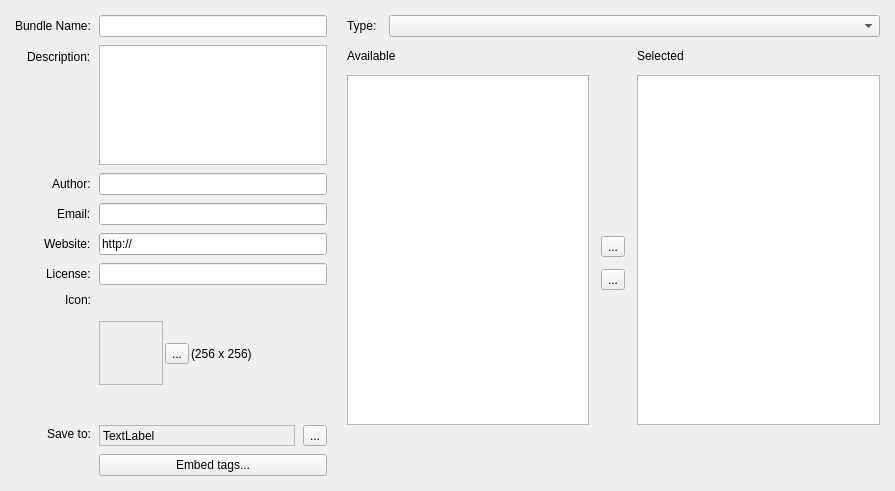
<?xml version="1.0" encoding="UTF-8"?>
<ui version="4.0">
 <class>WdgDlgCreateBundle</class>
 <widget class="QWidget" name="WdgDlgCreateBundle">
  <property name="geometry">
   <rect>
    <x>0</x>
    <y>0</y>
    <width>895</width>
    <height>491</height>
   </rect>
  </property>
  <property name="sizePolicy">
   <sizepolicy hsizetype="Maximum" vsizetype="Preferred">
    <horstretch>0</horstretch>
    <verstretch>0</verstretch>
   </sizepolicy>
  </property>
  <property name="windowTitle">
   <string>New Bundle...</string>
  </property>
  <property name="windowOpacity">
   <double>1.000000000000000</double>
  </property>
  <layout class="QGridLayout" name="gridLayout_3">
   <property name="leftMargin">
    <number>15</number>
   </property>
   <property name="topMargin">
    <number>15</number>
   </property>
   <property name="rightMargin">
    <number>15</number>
   </property>
   <property name="bottomMargin">
    <number>15</number>
   </property>
   <property name="horizontalSpacing">
    <number>20</number>
   </property>
   <item row="0" column="1">
    <layout class="QGridLayout" name="gridLayout_4">
     <property name="verticalSpacing">
      <number>12</number>
     </property>
     <item row="0" column="0">
      <layout class="QHBoxLayout" name="horizontalLayout_2">
       <property name="spacing">
        <number>12</number>
       </property>
       <item>
        <widget class="QLabel" name="label_3">
         <property name="text">
          <string>Type:</string>
         </property>
        </widget>
       </item>
       <item>
        <widget class="QComboBox" name="cmbResourceTypes">
         <property name="sizePolicy">
          <sizepolicy hsizetype="MinimumExpanding" vsizetype="Fixed">
           <horstretch>0</horstretch>
           <verstretch>0</verstretch>
          </sizepolicy>
         </property>
         <property name="insertPolicy">
          <enum>QComboBox::InsertAlphabetically</enum>
         </property>
        </widget>
       </item>
      </layout>
     </item>
     <item row="1" column="0">
      <layout class="QHBoxLayout" name="horizontalLayout_3">
       <property name="spacing">
        <number>12</number>
       </property>
       <item>
        <layout class="QGridLayout" name="gridLayout">
         <property name="leftMargin">
          <number>0</number>
         </property>
         <property name="spacing">
          <number>12</number>
         </property>
         <item row="1" column="1">
          <widget class="QListWidget" name="tableAvailable">
           <property name="minimumSize">
            <size>
             <width>0</width>
             <height>350</height>
            </size>
           </property>
           <property name="spacing">
            <number>2</number>
           </property>
          </widget>
         </item>
         <item row="0" column="1">
          <widget class="QLabel" name="label_4">
           <property name="text">
            <string>Available</string>
           </property>
          </widget>
         </item>
         <item row="2" column="1">
          <spacer name="verticalSpacer">
           <property name="orientation">
            <enum>Qt::Vertical</enum>
           </property>
           <property name="sizeHint" stdset="0">
            <size>
             <width>20</width>
             <height>40</height>
            </size>
           </property>
          </spacer>
         </item>
        </layout>
       </item>
       <item>
        <layout class="QVBoxLayout" name="verticalLayout">
         <property name="spacing">
          <number>12</number>
         </property>
         <item>
          <spacer name="verticalSpacer_4">
           <property name="orientation">
            <enum>Qt::Vertical</enum>
           </property>
           <property name="sizeHint" stdset="0">
            <size>
             <width>20</width>
             <height>40</height>
            </size>
           </property>
          </spacer>
         </item>
         <item>
          <widget class="QToolButton" name="bnAdd">
           <property name="text">
            <string>...</string>
           </property>
          </widget>
         </item>
         <item>
          <widget class="QToolButton" name="bnRemove">
           <property name="text">
            <string>...</string>
           </property>
          </widget>
         </item>
         <item>
          <spacer name="verticalSpacer_3">
           <property name="orientation">
            <enum>Qt::Vertical</enum>
           </property>
           <property name="sizeHint" stdset="0">
            <size>
             <width>20</width>
             <height>40</height>
            </size>
           </property>
          </spacer>
         </item>
        </layout>
       </item>
       <item>
        <layout class="QGridLayout" name="gridLayout_2">
         <property name="spacing">
          <number>12</number>
         </property>
         <item row="1" column="0">
          <widget class="QListWidget" name="tableSelected">
           <property name="minimumSize">
            <size>
             <width>0</width>
             <height>350</height>
            </size>
           </property>
           <property name="spacing">
            <number>2</number>
           </property>
          </widget>
         </item>
         <item row="0" column="0">
          <widget class="QLabel" name="label_6">
           <property name="text">
            <string>Selected</string>
           </property>
          </widget>
         </item>
         <item row="2" column="0">
          <spacer name="verticalSpacer_2">
           <property name="orientation">
            <enum>Qt::Vertical</enum>
           </property>
           <property name="sizeHint" stdset="0">
            <size>
             <width>20</width>
             <height>40</height>
            </size>
           </property>
          </spacer>
         </item>
        </layout>
       </item>
      </layout>
     </item>
    </layout>
   </item>
   <item row="0" column="0">
    <layout class="QFormLayout" name="formLayout">
     <property name="fieldGrowthPolicy">
      <enum>QFormLayout::AllNonFixedFieldsGrow</enum>
     </property>
     <property name="labelAlignment">
      <set>Qt::AlignRight|Qt::AlignTop|Qt::AlignTrailing</set>
     </property>
     <property name="horizontalSpacing">
      <number>8</number>
     </property>
     <property name="verticalSpacing">
      <number>8</number>
     </property>
     <item row="0" column="0">
      <widget class="QLabel" name="bundleName">
       <property name="text">
        <string>Bundle Name:</string>
       </property>
      </widget>
     </item>
     <item row="0" column="1">
      <widget class="QLineEdit" name="editBundleName"/>
     </item>
     <item row="1" column="0">
      <widget class="QLabel" name="description">
       <property name="text">
        <string>Description:</string>
       </property>
      </widget>
     </item>
     <item row="1" column="1">
      <widget class="QPlainTextEdit" name="editDescription">
       <property name="maximumSize">
        <size>
         <width>16777215</width>
         <height>120</height>
        </size>
       </property>
      </widget>
     </item>
     <item row="3" column="0">
      <widget class="QLabel" name="author">
       <property name="text">
        <string>Author:</string>
       </property>
       <property name="scaledContents">
        <bool>false</bool>
       </property>
       <property name="alignment">
        <set>Qt::AlignLeading|Qt::AlignLeft|Qt::AlignVCenter</set>
       </property>
      </widget>
     </item>
     <item row="3" column="1">
      <widget class="QLineEdit" name="editAuthor">
       <property name="text">
        <string/>
       </property>
      </widget>
     </item>
     <item row="4" column="0">
      <widget class="QLabel" name="label">
       <property name="text">
        <string>Email:</string>
       </property>
      </widget>
     </item>
     <item row="4" column="1">
      <widget class="QLineEdit" name="editEmail"/>
     </item>
     <item row="5" column="0">
      <widget class="QLabel" name="website">
       <property name="text">
        <string>Website:</string>
       </property>
      </widget>
     </item>
     <item row="5" column="1">
      <widget class="QLineEdit" name="editWebsite">
       <property name="text">
        <string>http://</string>
       </property>
      </widget>
     </item>
     <item row="6" column="0">
      <widget class="QLabel" name="license">
       <property name="text">
        <string>License:</string>
       </property>
      </widget>
     </item>
     <item row="6" column="1">
      <widget class="QLineEdit" name="editLicense">
       <property name="text">
        <string/>
       </property>
      </widget>
     </item>
     <item row="7" column="0">
      <widget class="QLabel" name="label_5">
       <property name="minimumSize">
        <size>
         <width>0</width>
         <height>0</height>
        </size>
       </property>
       <property name="text">
        <string>Icon:</string>
       </property>
       <property name="alignment">
        <set>Qt::AlignLeading|Qt::AlignLeft|Qt::AlignTop</set>
       </property>
      </widget>
     </item>
     <item row="7" column="1">
      <layout class="QHBoxLayout" name="horizontalLayout_4">
       <property name="spacing">
        <number>2</number>
       </property>
       <property name="topMargin">
        <number>0</number>
       </property>
       <property name="bottomMargin">
        <number>0</number>
       </property>
       <item>
        <widget class="QLabel" name="lblPreview">
         <property name="sizePolicy">
          <sizepolicy hsizetype="Fixed" vsizetype="Fixed">
           <horstretch>0</horstretch>
           <verstretch>0</verstretch>
          </sizepolicy>
         </property>
         <property name="minimumSize">
          <size>
           <width>64</width>
           <height>64</height>
          </size>
         </property>
         <property name="maximumSize">
          <size>
           <width>64</width>
           <height>64</height>
          </size>
         </property>
         <property name="baseSize">
          <size>
           <width>0</width>
           <height>0</height>
          </size>
         </property>
         <property name="frameShape">
          <enum>QFrame::StyledPanel</enum>
         </property>
         <property name="frameShadow">
          <enum>QFrame::Sunken</enum>
         </property>
         <property name="text">
          <string/>
         </property>
         <property name="scaledContents">
          <bool>true</bool>
         </property>
        </widget>
       </item>
       <item>
        <widget class="QToolButton" name="bnGetPreview">
         <property name="sizePolicy">
          <sizepolicy hsizetype="Fixed" vsizetype="Fixed">
           <horstretch>0</horstretch>
           <verstretch>0</verstretch>
          </sizepolicy>
         </property>
         <property name="text">
          <string>...</string>
         </property>
        </widget>
       </item>
       <item>
        <widget class="QLabel" name="label_7">
         <property name="text">
          <string>(256 x 256)</string>
         </property>
        </widget>
       </item>
       <item>
        <spacer name="horizontalSpacer">
         <property name="orientation">
          <enum>Qt::Horizontal</enum>
         </property>
         <property name="sizeHint" stdset="0">
          <size>
           <width>40</width>
           <height>20</height>
          </size>
         </property>
        </spacer>
       </item>
      </layout>
     </item>
     <item row="9" column="0">
      <widget class="QLabel" name="label_2">
       <property name="text">
        <string>Save to:</string>
       </property>
      </widget>
     </item>
     <item row="9" column="1">
      <layout class="QHBoxLayout" name="horizontalLayout">
       <property name="spacing">
        <number>8</number>
       </property>
       <property name="topMargin">
        <number>3</number>
       </property>
       <item>
        <widget class="QLabel" name="lblSaveLocation">
         <property name="sizePolicy">
          <sizepolicy hsizetype="MinimumExpanding" vsizetype="Minimum">
           <horstretch>0</horstretch>
           <verstretch>0</verstretch>
          </sizepolicy>
         </property>
         <property name="minimumSize">
          <size>
           <width>0</width>
           <height>20</height>
          </size>
         </property>
         <property name="maximumSize">
          <size>
           <width>16777215</width>
           <height>25</height>
          </size>
         </property>
         <property name="frameShape">
          <enum>QFrame::StyledPanel</enum>
         </property>
         <property name="frameShadow">
          <enum>QFrame::Sunken</enum>
         </property>
         <property name="text">
          <string>TextLabel</string>
         </property>
         <property name="alignment">
          <set>Qt::AlignLeading|Qt::AlignLeft|Qt::AlignVCenter</set>
         </property>
         <property name="margin">
          <number>0</number>
         </property>
        </widget>
       </item>
       <item>
        <widget class="QToolButton" name="bnSelectSaveLocation">
         <property name="text">
          <string>...</string>
         </property>
        </widget>
       </item>
      </layout>
     </item>
     <item row="10" column="1">
      <widget class="QPushButton" name="bnEmbedTags">
       <property name="text">
        <string>Embed tags...</string>
       </property>
      </widget>
     </item>
    </layout>
   </item>
  </layout>
 </widget>
 <resources/>
 <connections/>
</ui>
